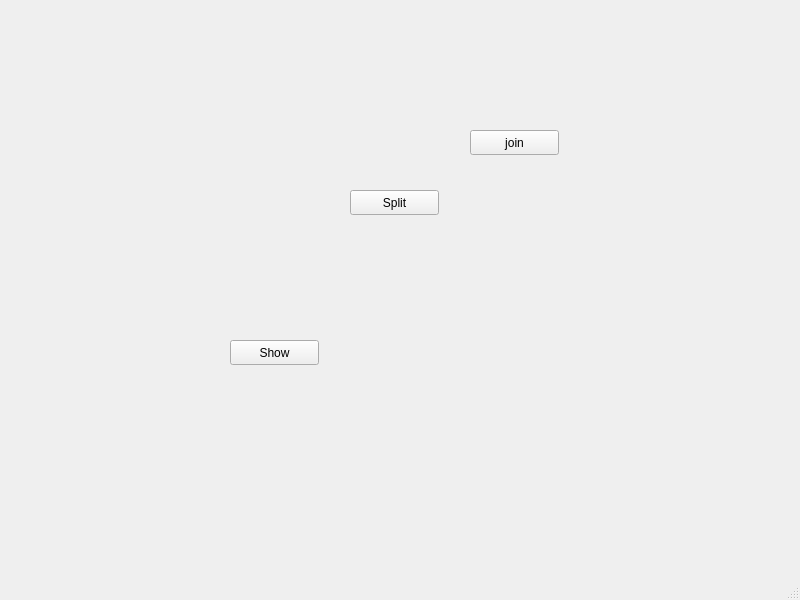
<?xml version="1.0" encoding="UTF-8"?>
<ui version="4.0">
 <class>MainWindow</class>
 <widget class="QMainWindow" name="MainWindow">
  <property name="geometry">
   <rect>
    <x>0</x>
    <y>0</y>
    <width>800</width>
    <height>600</height>
   </rect>
  </property>
  <property name="windowTitle">
   <string>MainWindow</string>
  </property>
  <widget class="QWidget" name="centralwidget">
   <widget class="QPushButton" name="pushButton_join">
    <property name="geometry">
     <rect>
      <x>470</x>
      <y>130</y>
      <width>89</width>
      <height>25</height>
     </rect>
    </property>
    <property name="text">
     <string>join</string>
    </property>
   </widget>
   <widget class="QPushButton" name="pushButton_split">
    <property name="geometry">
     <rect>
      <x>350</x>
      <y>190</y>
      <width>89</width>
      <height>25</height>
     </rect>
    </property>
    <property name="text">
     <string>Split</string>
    </property>
   </widget>
   <widget class="QPushButton" name="pushButton_show">
    <property name="geometry">
     <rect>
      <x>230</x>
      <y>340</y>
      <width>89</width>
      <height>25</height>
     </rect>
    </property>
    <property name="text">
     <string>Show</string>
    </property>
   </widget>
  </widget>
  <widget class="QMenuBar" name="menubar">
   <property name="geometry">
    <rect>
     <x>0</x>
     <y>0</y>
     <width>800</width>
     <height>22</height>
    </rect>
   </property>
  </widget>
  <widget class="QStatusBar" name="statusbar"/>
 </widget>
 <resources/>
 <connections/>
</ui>
